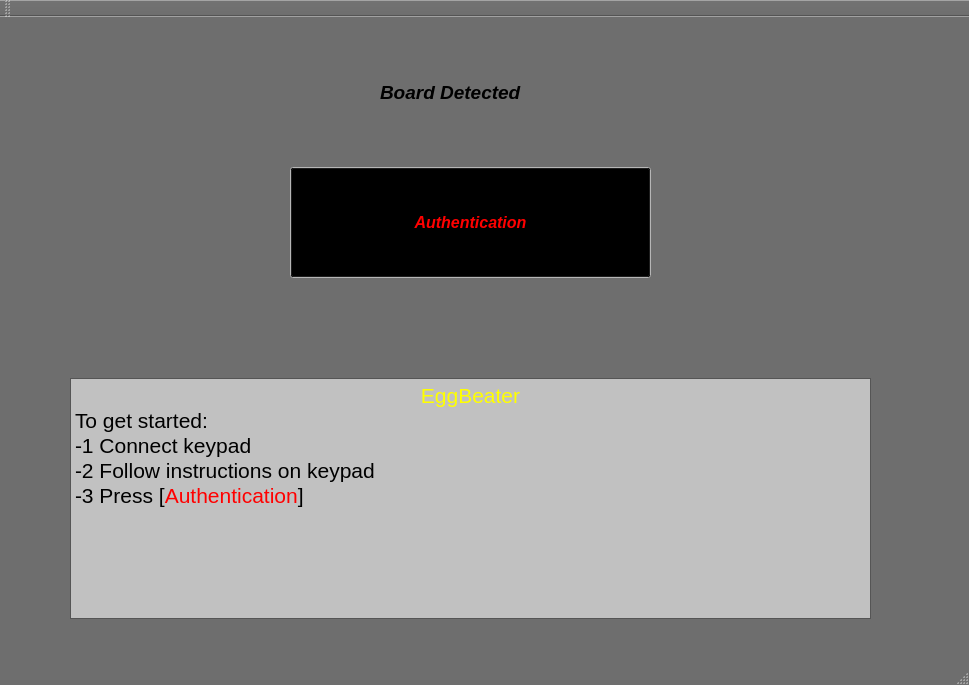
<?xml version="1.0" encoding="UTF-8"?>
<ui version="4.0">
 <class>MainWindow</class>
 <widget class="QMainWindow" name="MainWindow">
  <property name="geometry">
   <rect>
    <x>0</x>
    <y>0</y>
    <width>969</width>
    <height>685</height>
   </rect>
  </property>
  <property name="palette">
   <palette>
    <active>
     <colorrole role="WindowText">
      <brush brushstyle="SolidPattern">
       <color alpha="255">
        <red>0</red>
        <green>0</green>
        <blue>0</blue>
       </color>
      </brush>
     </colorrole>
     <colorrole role="Button">
      <brush brushstyle="SolidPattern">
       <color alpha="255">
        <red>255</red>
        <green>0</green>
        <blue>0</blue>
       </color>
      </brush>
     </colorrole>
     <colorrole role="Light">
      <brush brushstyle="SolidPattern">
       <color alpha="255">
        <red>255</red>
        <green>255</green>
        <blue>255</blue>
       </color>
      </brush>
     </colorrole>
     <colorrole role="Base">
      <brush brushstyle="SolidPattern">
       <color alpha="255">
        <red>255</red>
        <green>255</green>
        <blue>255</blue>
       </color>
      </brush>
     </colorrole>
     <colorrole role="Window">
      <brush brushstyle="SolidPattern">
       <color alpha="255">
        <red>110</red>
        <green>110</green>
        <blue>110</blue>
       </color>
      </brush>
     </colorrole>
    </active>
    <inactive>
     <colorrole role="WindowText">
      <brush brushstyle="SolidPattern">
       <color alpha="255">
        <red>0</red>
        <green>0</green>
        <blue>0</blue>
       </color>
      </brush>
     </colorrole>
     <colorrole role="Button">
      <brush brushstyle="SolidPattern">
       <color alpha="255">
        <red>255</red>
        <green>0</green>
        <blue>0</blue>
       </color>
      </brush>
     </colorrole>
     <colorrole role="Light">
      <brush brushstyle="SolidPattern">
       <color alpha="255">
        <red>255</red>
        <green>255</green>
        <blue>255</blue>
       </color>
      </brush>
     </colorrole>
     <colorrole role="Base">
      <brush brushstyle="SolidPattern">
       <color alpha="255">
        <red>255</red>
        <green>255</green>
        <blue>255</blue>
       </color>
      </brush>
     </colorrole>
     <colorrole role="Window">
      <brush brushstyle="SolidPattern">
       <color alpha="255">
        <red>110</red>
        <green>110</green>
        <blue>110</blue>
       </color>
      </brush>
     </colorrole>
    </inactive>
    <disabled>
     <colorrole role="WindowText">
      <brush brushstyle="SolidPattern">
       <color alpha="255">
        <red>120</red>
        <green>120</green>
        <blue>120</blue>
       </color>
      </brush>
     </colorrole>
     <colorrole role="Button">
      <brush brushstyle="SolidPattern">
       <color alpha="255">
        <red>255</red>
        <green>0</green>
        <blue>0</blue>
       </color>
      </brush>
     </colorrole>
     <colorrole role="Light">
      <brush brushstyle="SolidPattern">
       <color alpha="255">
        <red>255</red>
        <green>255</green>
        <blue>255</blue>
       </color>
      </brush>
     </colorrole>
     <colorrole role="Base">
      <brush brushstyle="SolidPattern">
       <color alpha="255">
        <red>110</red>
        <green>110</green>
        <blue>110</blue>
       </color>
      </brush>
     </colorrole>
     <colorrole role="Window">
      <brush brushstyle="SolidPattern">
       <color alpha="255">
        <red>110</red>
        <green>110</green>
        <blue>110</blue>
       </color>
      </brush>
     </colorrole>
    </disabled>
   </palette>
  </property>
  <property name="windowTitle">
   <string>MainWindow</string>
  </property>
  <widget class="QWidget" name="centralWidget">
   <widget class="QPushButton" name="authentication">
    <property name="geometry">
     <rect>
      <x>290</x>
      <y>150</y>
      <width>361</width>
      <height>111</height>
     </rect>
    </property>
    <property name="palette">
     <palette>
      <active>
       <colorrole role="WindowText">
        <brush brushstyle="SolidPattern">
         <color alpha="255">
          <red>0</red>
          <green>0</green>
          <blue>0</blue>
         </color>
        </brush>
       </colorrole>
       <colorrole role="Button">
        <brush brushstyle="SolidPattern">
         <color alpha="255">
          <red>0</red>
          <green>0</green>
          <blue>0</blue>
         </color>
        </brush>
       </colorrole>
       <colorrole role="Light">
        <brush brushstyle="SolidPattern">
         <color alpha="255">
          <red>255</red>
          <green>255</green>
          <blue>255</blue>
         </color>
        </brush>
       </colorrole>
       <colorrole role="Midlight">
        <brush brushstyle="SolidPattern">
         <color alpha="255">
          <red>255</red>
          <green>255</green>
          <blue>255</blue>
         </color>
        </brush>
       </colorrole>
       <colorrole role="Dark">
        <brush brushstyle="SolidPattern">
         <color alpha="255">
          <red>255</red>
          <green>255</green>
          <blue>255</blue>
         </color>
        </brush>
       </colorrole>
       <colorrole role="Mid">
        <brush brushstyle="SolidPattern">
         <color alpha="255">
          <red>255</red>
          <green>255</green>
          <blue>255</blue>
         </color>
        </brush>
       </colorrole>
       <colorrole role="Text">
        <brush brushstyle="SolidPattern">
         <color alpha="255">
          <red>0</red>
          <green>0</green>
          <blue>0</blue>
         </color>
        </brush>
       </colorrole>
       <colorrole role="BrightText">
        <brush brushstyle="SolidPattern">
         <color alpha="255">
          <red>255</red>
          <green>255</green>
          <blue>255</blue>
         </color>
        </brush>
       </colorrole>
       <colorrole role="ButtonText">
        <brush brushstyle="SolidPattern">
         <color alpha="255">
          <red>255</red>
          <green>0</green>
          <blue>0</blue>
         </color>
        </brush>
       </colorrole>
       <colorrole role="Base">
        <brush brushstyle="SolidPattern">
         <color alpha="255">
          <red>193</red>
          <green>193</green>
          <blue>193</blue>
         </color>
        </brush>
       </colorrole>
       <colorrole role="Window">
        <brush brushstyle="SolidPattern">
         <color alpha="255">
          <red>255</red>
          <green>255</green>
          <blue>255</blue>
         </color>
        </brush>
       </colorrole>
       <colorrole role="Shadow">
        <brush brushstyle="SolidPattern">
         <color alpha="255">
          <red>255</red>
          <green>255</green>
          <blue>255</blue>
         </color>
        </brush>
       </colorrole>
       <colorrole role="Highlight">
        <brush brushstyle="SolidPattern">
         <color alpha="255">
          <red>255</red>
          <green>255</green>
          <blue>255</blue>
         </color>
        </brush>
       </colorrole>
       <colorrole role="HighlightedText">
        <brush brushstyle="SolidPattern">
         <color alpha="255">
          <red>255</red>
          <green>255</green>
          <blue>255</blue>
         </color>
        </brush>
       </colorrole>
       <colorrole role="Link">
        <brush brushstyle="SolidPattern">
         <color alpha="255">
          <red>255</red>
          <green>255</green>
          <blue>255</blue>
         </color>
        </brush>
       </colorrole>
       <colorrole role="LinkVisited">
        <brush brushstyle="SolidPattern">
         <color alpha="255">
          <red>255</red>
          <green>255</green>
          <blue>255</blue>
         </color>
        </brush>
       </colorrole>
       <colorrole role="AlternateBase">
        <brush brushstyle="SolidPattern">
         <color alpha="255">
          <red>255</red>
          <green>255</green>
          <blue>255</blue>
         </color>
        </brush>
       </colorrole>
       <colorrole role="NoRole">
        <brush brushstyle="SolidPattern">
         <color alpha="255">
          <red>255</red>
          <green>255</green>
          <blue>255</blue>
         </color>
        </brush>
       </colorrole>
       <colorrole role="ToolTipBase">
        <brush brushstyle="SolidPattern">
         <color alpha="255">
          <red>255</red>
          <green>255</green>
          <blue>255</blue>
         </color>
        </brush>
       </colorrole>
       <colorrole role="ToolTipText">
        <brush brushstyle="SolidPattern">
         <color alpha="255">
          <red>255</red>
          <green>255</green>
          <blue>255</blue>
         </color>
        </brush>
       </colorrole>
      </active>
      <inactive>
       <colorrole role="WindowText">
        <brush brushstyle="SolidPattern">
         <color alpha="255">
          <red>0</red>
          <green>0</green>
          <blue>0</blue>
         </color>
        </brush>
       </colorrole>
       <colorrole role="Button">
        <brush brushstyle="SolidPattern">
         <color alpha="255">
          <red>0</red>
          <green>0</green>
          <blue>0</blue>
         </color>
        </brush>
       </colorrole>
       <colorrole role="Light">
        <brush brushstyle="SolidPattern">
         <color alpha="255">
          <red>255</red>
          <green>255</green>
          <blue>255</blue>
         </color>
        </brush>
       </colorrole>
       <colorrole role="Midlight">
        <brush brushstyle="SolidPattern">
         <color alpha="255">
          <red>255</red>
          <green>255</green>
          <blue>255</blue>
         </color>
        </brush>
       </colorrole>
       <colorrole role="Dark">
        <brush brushstyle="SolidPattern">
         <color alpha="255">
          <red>255</red>
          <green>255</green>
          <blue>255</blue>
         </color>
        </brush>
       </colorrole>
       <colorrole role="Mid">
        <brush brushstyle="SolidPattern">
         <color alpha="255">
          <red>255</red>
          <green>255</green>
          <blue>255</blue>
         </color>
        </brush>
       </colorrole>
       <colorrole role="Text">
        <brush brushstyle="SolidPattern">
         <color alpha="255">
          <red>0</red>
          <green>0</green>
          <blue>0</blue>
         </color>
        </brush>
       </colorrole>
       <colorrole role="BrightText">
        <brush brushstyle="SolidPattern">
         <color alpha="255">
          <red>255</red>
          <green>255</green>
          <blue>255</blue>
         </color>
        </brush>
       </colorrole>
       <colorrole role="ButtonText">
        <brush brushstyle="SolidPattern">
         <color alpha="255">
          <red>255</red>
          <green>0</green>
          <blue>0</blue>
         </color>
        </brush>
       </colorrole>
       <colorrole role="Base">
        <brush brushstyle="SolidPattern">
         <color alpha="255">
          <red>193</red>
          <green>193</green>
          <blue>193</blue>
         </color>
        </brush>
       </colorrole>
       <colorrole role="Window">
        <brush brushstyle="SolidPattern">
         <color alpha="255">
          <red>255</red>
          <green>255</green>
          <blue>255</blue>
         </color>
        </brush>
       </colorrole>
       <colorrole role="Shadow">
        <brush brushstyle="SolidPattern">
         <color alpha="255">
          <red>255</red>
          <green>255</green>
          <blue>255</blue>
         </color>
        </brush>
       </colorrole>
       <colorrole role="Highlight">
        <brush brushstyle="SolidPattern">
         <color alpha="255">
          <red>255</red>
          <green>255</green>
          <blue>255</blue>
         </color>
        </brush>
       </colorrole>
       <colorrole role="HighlightedText">
        <brush brushstyle="SolidPattern">
         <color alpha="255">
          <red>255</red>
          <green>255</green>
          <blue>255</blue>
         </color>
        </brush>
       </colorrole>
       <colorrole role="Link">
        <brush brushstyle="SolidPattern">
         <color alpha="255">
          <red>255</red>
          <green>255</green>
          <blue>255</blue>
         </color>
        </brush>
       </colorrole>
       <colorrole role="LinkVisited">
        <brush brushstyle="SolidPattern">
         <color alpha="255">
          <red>255</red>
          <green>255</green>
          <blue>255</blue>
         </color>
        </brush>
       </colorrole>
       <colorrole role="AlternateBase">
        <brush brushstyle="SolidPattern">
         <color alpha="255">
          <red>255</red>
          <green>255</green>
          <blue>255</blue>
         </color>
        </brush>
       </colorrole>
       <colorrole role="NoRole">
        <brush brushstyle="SolidPattern">
         <color alpha="255">
          <red>255</red>
          <green>255</green>
          <blue>255</blue>
         </color>
        </brush>
       </colorrole>
       <colorrole role="ToolTipBase">
        <brush brushstyle="SolidPattern">
         <color alpha="255">
          <red>255</red>
          <green>255</green>
          <blue>255</blue>
         </color>
        </brush>
       </colorrole>
       <colorrole role="ToolTipText">
        <brush brushstyle="SolidPattern">
         <color alpha="255">
          <red>255</red>
          <green>255</green>
          <blue>255</blue>
         </color>
        </brush>
       </colorrole>
      </inactive>
      <disabled>
       <colorrole role="WindowText">
        <brush brushstyle="SolidPattern">
         <color alpha="255">
          <red>255</red>
          <green>255</green>
          <blue>255</blue>
         </color>
        </brush>
       </colorrole>
       <colorrole role="Button">
        <brush brushstyle="SolidPattern">
         <color alpha="255">
          <red>0</red>
          <green>0</green>
          <blue>0</blue>
         </color>
        </brush>
       </colorrole>
       <colorrole role="Light">
        <brush brushstyle="SolidPattern">
         <color alpha="255">
          <red>255</red>
          <green>255</green>
          <blue>255</blue>
         </color>
        </brush>
       </colorrole>
       <colorrole role="Midlight">
        <brush brushstyle="SolidPattern">
         <color alpha="255">
          <red>255</red>
          <green>255</green>
          <blue>255</blue>
         </color>
        </brush>
       </colorrole>
       <colorrole role="Dark">
        <brush brushstyle="SolidPattern">
         <color alpha="255">
          <red>255</red>
          <green>255</green>
          <blue>255</blue>
         </color>
        </brush>
       </colorrole>
       <colorrole role="Mid">
        <brush brushstyle="SolidPattern">
         <color alpha="255">
          <red>255</red>
          <green>255</green>
          <blue>255</blue>
         </color>
        </brush>
       </colorrole>
       <colorrole role="Text">
        <brush brushstyle="SolidPattern">
         <color alpha="255">
          <red>255</red>
          <green>255</green>
          <blue>255</blue>
         </color>
        </brush>
       </colorrole>
       <colorrole role="BrightText">
        <brush brushstyle="SolidPattern">
         <color alpha="255">
          <red>255</red>
          <green>255</green>
          <blue>255</blue>
         </color>
        </brush>
       </colorrole>
       <colorrole role="ButtonText">
        <brush brushstyle="SolidPattern">
         <color alpha="255">
          <red>255</red>
          <green>255</green>
          <blue>255</blue>
         </color>
        </brush>
       </colorrole>
       <colorrole role="Base">
        <brush brushstyle="SolidPattern">
         <color alpha="255">
          <red>255</red>
          <green>255</green>
          <blue>255</blue>
         </color>
        </brush>
       </colorrole>
       <colorrole role="Window">
        <brush brushstyle="SolidPattern">
         <color alpha="255">
          <red>255</red>
          <green>255</green>
          <blue>255</blue>
         </color>
        </brush>
       </colorrole>
       <colorrole role="Shadow">
        <brush brushstyle="SolidPattern">
         <color alpha="255">
          <red>255</red>
          <green>255</green>
          <blue>255</blue>
         </color>
        </brush>
       </colorrole>
       <colorrole role="Highlight">
        <brush brushstyle="SolidPattern">
         <color alpha="255">
          <red>51</red>
          <green>153</green>
          <blue>255</blue>
         </color>
        </brush>
       </colorrole>
       <colorrole role="HighlightedText">
        <brush brushstyle="SolidPattern">
         <color alpha="255">
          <red>255</red>
          <green>255</green>
          <blue>255</blue>
         </color>
        </brush>
       </colorrole>
       <colorrole role="Link">
        <brush brushstyle="SolidPattern">
         <color alpha="255">
          <red>255</red>
          <green>255</green>
          <blue>255</blue>
         </color>
        </brush>
       </colorrole>
       <colorrole role="LinkVisited">
        <brush brushstyle="SolidPattern">
         <color alpha="255">
          <red>255</red>
          <green>255</green>
          <blue>255</blue>
         </color>
        </brush>
       </colorrole>
       <colorrole role="AlternateBase">
        <brush brushstyle="SolidPattern">
         <color alpha="255">
          <red>255</red>
          <green>255</green>
          <blue>255</blue>
         </color>
        </brush>
       </colorrole>
       <colorrole role="NoRole">
        <brush brushstyle="SolidPattern">
         <color alpha="255">
          <red>255</red>
          <green>255</green>
          <blue>255</blue>
         </color>
        </brush>
       </colorrole>
       <colorrole role="ToolTipBase">
        <brush brushstyle="SolidPattern">
         <color alpha="255">
          <red>255</red>
          <green>255</green>
          <blue>255</blue>
         </color>
        </brush>
       </colorrole>
       <colorrole role="ToolTipText">
        <brush brushstyle="SolidPattern">
         <color alpha="255">
          <red>255</red>
          <green>255</green>
          <blue>255</blue>
         </color>
        </brush>
       </colorrole>
      </disabled>
     </palette>
    </property>
    <property name="font">
     <font>
      <pointsize>12</pointsize>
      <weight>75</weight>
      <italic>true</italic>
      <bold>true</bold>
     </font>
    </property>
    <property name="text">
     <string>Authentication</string>
    </property>
   </widget>
   <widget class="QLabel" name="board_detected">
    <property name="geometry">
     <rect>
      <x>380</x>
      <y>60</y>
      <width>241</width>
      <height>31</height>
     </rect>
    </property>
    <property name="font">
     <font>
      <pointsize>14</pointsize>
      <weight>75</weight>
      <italic>true</italic>
      <bold>true</bold>
     </font>
    </property>
    <property name="text">
     <string>Board Detected</string>
    </property>
   </widget>
   <widget class="QTextBrowser" name="get_started">
    <property name="geometry">
     <rect>
      <x>70</x>
      <y>361</y>
      <width>801</width>
      <height>241</height>
     </rect>
    </property>
    <property name="palette">
     <palette>
      <active>
       <colorrole role="Base">
        <brush brushstyle="SolidPattern">
         <color alpha="255">
          <red>193</red>
          <green>193</green>
          <blue>193</blue>
         </color>
        </brush>
       </colorrole>
       <colorrole role="AlternateBase">
        <brush brushstyle="SolidPattern">
         <color alpha="255">
          <red>246</red>
          <green>16</green>
          <blue>70</blue>
         </color>
        </brush>
       </colorrole>
       <colorrole role="NoRole">
        <brush brushstyle="SolidPattern">
         <color alpha="255">
          <red>255</red>
          <green>0</green>
          <blue>127</blue>
         </color>
        </brush>
       </colorrole>
      </active>
      <inactive>
       <colorrole role="Base">
        <brush brushstyle="SolidPattern">
         <color alpha="255">
          <red>193</red>
          <green>193</green>
          <blue>193</blue>
         </color>
        </brush>
       </colorrole>
       <colorrole role="AlternateBase">
        <brush brushstyle="SolidPattern">
         <color alpha="255">
          <red>246</red>
          <green>16</green>
          <blue>70</blue>
         </color>
        </brush>
       </colorrole>
       <colorrole role="NoRole">
        <brush brushstyle="SolidPattern">
         <color alpha="255">
          <red>255</red>
          <green>0</green>
          <blue>127</blue>
         </color>
        </brush>
       </colorrole>
      </inactive>
      <disabled>
       <colorrole role="Base">
        <brush brushstyle="SolidPattern">
         <color alpha="255">
          <red>107</red>
          <green>107</green>
          <blue>107</blue>
         </color>
        </brush>
       </colorrole>
       <colorrole role="AlternateBase">
        <brush brushstyle="SolidPattern">
         <color alpha="255">
          <red>246</red>
          <green>16</green>
          <blue>70</blue>
         </color>
        </brush>
       </colorrole>
       <colorrole role="NoRole">
        <brush brushstyle="SolidPattern">
         <color alpha="255">
          <red>255</red>
          <green>0</green>
          <blue>127</blue>
         </color>
        </brush>
       </colorrole>
      </disabled>
     </palette>
    </property>
    <property name="font">
     <font>
      <pointsize>14</pointsize>
      <weight>75</weight>
      <italic>true</italic>
      <bold>true</bold>
     </font>
    </property>
    <property name="html">
     <string>&lt;!DOCTYPE HTML PUBLIC &quot;-//W3C//DTD HTML 4.0//EN&quot; &quot;http://www.w3.org/TR/REC-html40/strict.dtd&quot;&gt;
&lt;html&gt;&lt;head&gt;&lt;meta name=&quot;qrichtext&quot; content=&quot;1&quot; /&gt;&lt;style type=&quot;text/css&quot;&gt;
p, li { white-space: pre-wrap; }
&lt;/style&gt;&lt;/head&gt;&lt;body style=&quot; font-family:'MS Shell Dlg 2'; font-size:14pt; font-weight:600; font-style:italic;&quot;&gt;
&lt;p align=&quot;center&quot; style=&quot; margin-top:0px; margin-bottom:0px; margin-left:0px; margin-right:0px; -qt-block-indent:0; text-indent:0px;&quot;&gt;&lt;span style=&quot; font-size:16pt; font-weight:400; font-style:normal; color:#ffff00;&quot;&gt;EggBeater&lt;/span&gt;&lt;/p&gt;
&lt;p style=&quot; margin-top:0px; margin-bottom:0px; margin-left:0px; margin-right:0px; -qt-block-indent:0; text-indent:0px;&quot;&gt;&lt;span style=&quot; font-size:16pt; font-weight:400; font-style:normal;&quot;&gt;To get started:&lt;/span&gt;&lt;/p&gt;
&lt;p style=&quot; margin-top:0px; margin-bottom:0px; margin-left:0px; margin-right:0px; -qt-block-indent:0; text-indent:0px;&quot;&gt;&lt;span style=&quot; font-size:16pt; font-weight:400; font-style:normal;&quot;&gt;-1 Connect keypad&lt;/span&gt;&lt;/p&gt;
&lt;p style=&quot; margin-top:0px; margin-bottom:0px; margin-left:0px; margin-right:0px; -qt-block-indent:0; text-indent:0px;&quot;&gt;&lt;span style=&quot; font-size:16pt; font-weight:400; font-style:normal;&quot;&gt;-2 Follow instructions on keypad&lt;/span&gt;&lt;/p&gt;
&lt;p style=&quot; margin-top:0px; margin-bottom:0px; margin-left:0px; margin-right:0px; -qt-block-indent:0; text-indent:0px;&quot;&gt;&lt;span style=&quot; font-size:16pt; font-weight:400; font-style:normal;&quot;&gt;-3 Press [&lt;/span&gt;&lt;span style=&quot; font-size:16pt; font-weight:400; font-style:normal; color:#ff0000;&quot;&gt;Authentication&lt;/span&gt;&lt;span style=&quot; font-size:16pt; font-weight:400; font-style:normal;&quot;&gt;]&lt;/span&gt;&lt;/p&gt;&lt;/body&gt;&lt;/html&gt;</string>
    </property>
   </widget>
   <zorder>authentication</zorder>
   <zorder>get_started</zorder>
   <zorder>board_detected</zorder>
  </widget>
  <widget class="QToolBar" name="mainToolBar">
   <attribute name="toolBarArea">
    <enum>TopToolBarArea</enum>
   </attribute>
   <attribute name="toolBarBreak">
    <bool>false</bool>
   </attribute>
  </widget>
  <widget class="QStatusBar" name="statusBar"/>
 </widget>
 <layoutdefault spacing="6" margin="11"/>
 <resources/>
 <connections/>
</ui>
